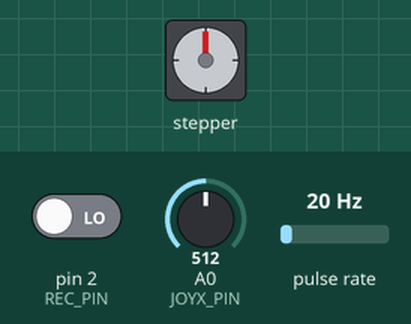
A sketch run on a simulated Arduino Mega 2560, built with avr-gcc and run on an emulated ATmega2560. On the bench: stepper motor. Wiring (inferred from the names in the program): pulse sensor: data pin 3. The inputs (shaded band) are chosen by the test bench; at power-on: A0 (JOYX_PIN) = 512, pin 2 (REC_PIN) LOW, pulse rate 20 Hz. No radio packets arrive unless stated; stepper angles assume 200 steps per turn; what the sketch prints to the serial monitor is not drawn.

Above: at 4.2 s.
4.3 s: A0 (JOYX_PIN) set to 543
At 5.5 s:
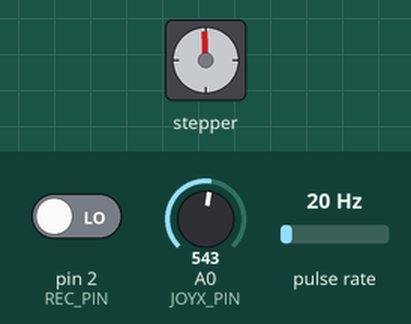
7.3 s: A0 (JOYX_PIN) set to 500
At 7.9 s:
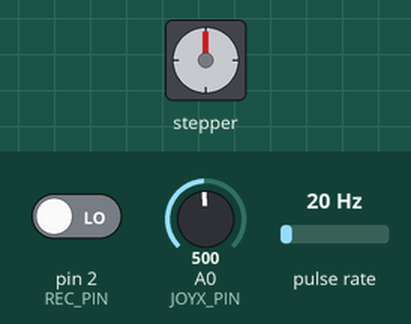
Timing chart, 0 to 10.3 s (numbered marks = the images above; inputs shaded):
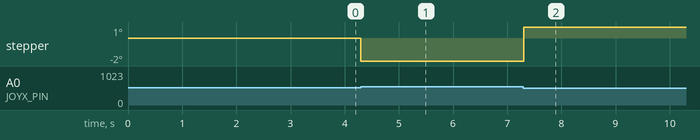

The sketch:

Receiver_v3.ino
```cpp
// The slave (or the receiver)
// Should be loaded onto the Arduino MEGA
// Ensure string is tight before pressing record, otherwise measurements will be off

//===========

// Libraries to include
#include <SPI.h>
#include <nRF24L01.h>
#include <RF24.h>
#include <AccelStepper.h>

//===========

// Wireless Set Up
#define CE_PIN  39    // nRF24
#define CSN_PIN 41    // nRF24
#define IRQ_PIN 3     // nRF24 - interrupt pin
// Set the address we are sending info to
const byte thisSlaveAddress[5] = {'R','x','A','A','A'};
// Create a Radio object and variables for receiving
RF24 radio(CE_PIN, CSN_PIN);
char dataReceived[32]; // This must match dataToSend in the TX

//===========

// Stepper motors setup
// Motor interface type must be set to 1 when using a driver:
#define stepPin 6
#define dirPin 7
#define motorInterfaceType 1
const int stepsPerRevolution = 200;
const int stepsPerMove = 1;
int motorSpeed = 380;
int stepsSinceLastRead = 0;
// Create a new instance of the AccelStepper class:
AccelStepper stepperA = AccelStepper(motorInterfaceType, stepPin, dirPin);

//===========

// Recording Set Up
#define REC_PIN 2     // Button for recording
int fileNum = 1;
bool recording = LOW;

//===========

// Joystick Set Up
#define JOYX_PIN A0
int joyxValue;

//===========

void setup() {
    // Set up Serial comms
    Serial.begin(2000000);                          // Make sure this is the same accross all programs
    Serial.println("SimpleTx Starting");

    // Start up the recording button interrupt
    pinMode(REC_PIN, INPUT);

    // Start up the radio obeject and IRQ pin interrupt
    if (!radio.begin()) {                           // Begin the radio
        Serial.println(F("radio hardware not responding!"));
        while (1) {} // hold program in infinite loop to prevent subsequent errors
    }
    radio.setDataRate( RF24_2MBPS );                // Set the data rate (RF24_250KBPS, RF24_1MBPS, RF24_2MBPS)
    radio.openReadingPipe(1, thisSlaveAddress);     // Opens a pipe to read from
    radio.startListening();                         // Begin listening for messages
    radio.maskIRQ(1, 1, 0);                         // Means that only "data received" will trigger interrupt on falling edge
    pinMode(IRQ_PIN, INPUT);
    attachInterrupt(digitalPinToInterrupt(IRQ_PIN), getData, FALLING);

    // Start up the stepper motors at X RPM
    stepperA.setMaxSpeed(1000);                     // Set the maximum speed in steps per second
}

//=============

// Runs forever
void loop() {
    recData();
    readJoy();
    motors();
}

//==============

// Triggered by ISR interrupt on radio transmitter of receiver to show successfully received data
// Inputs:  NULL
// Outputs: NULL
void getData() {
    bool tx_ds, tx_df, rx_dr;
    radio.whatHappened(tx_ds, tx_df, rx_dr); // resets the IRQ pin to HIGH (to make .available reliable)
    if (radio.available()) {
        radio.read(&dataReceived, sizeof(dataReceived));
        Serial.print(stepsSinceLastRead);
        Serial.print(",");
        Serial.println(dataReceived);
        stepsSinceLastRead = 0;
    }
}

//==============

// Triggered by the rising or falling edge of the record button
// Inputs:  NULL
// Outputs: NULL
void recData() {
    if (digitalRead(REC_PIN)==HIGH && recording==LOW) {           // Runs when REC_PIN is HIGH (btn pressed) and recording flag is LOW (not recording)
        // Checks for debounce
        delay(2);
        if (digitalRead(REC_PIN)==HIGH) {
            // Starts recording
            recording = HIGH;
            Serial.print("new file: file_");
            Serial.println(String(fileNum));
            fileNum = fileNum + 1;
        }
    } else if (digitalRead(REC_PIN)==LOW && recording==HIGH) {    // Runs when REC_PIN is LOW (btn unpressed) and recording flag is HIGH (recording)
        // Turns off recording
        recording = LOW;
        Serial.println("end file");
    }
}

//==============

// Reads the value of the joystick for motor control
// Inputs:  NULL
// Outputs: NULL
void readJoy() {
    joyxValue = analogRead(JOYX_PIN);
}

//==============

// Chooses the direction to move motors in when the joystick is moved from centre value
// Inputs:  NULL
// Outputs: NULL
void motors() {
    if (joyxValue > 525) {
        moveMotors(-motorSpeed, -stepsPerMove);
    } else if (joyxValue < 510) {
        moveMotors(motorSpeed, stepsPerMove);
    }
}

//==============

// Moves motors by motorSpeed steps/sec by stepsPerMove steps each time it is called
// Inputs:  NULL
// Outputs: NULL
void moveMotors(int stepRate, int stepNum) {
    stepperA.setCurrentPosition(0);      // Set the current position to 0
    stepperA.setSpeed(stepRate);
    while(stepperA.currentPosition() != stepNum)
        {
          stepperA.runSpeed();
        }
    stepsSinceLastRead = stepsSinceLastRead + 1;
}
```
